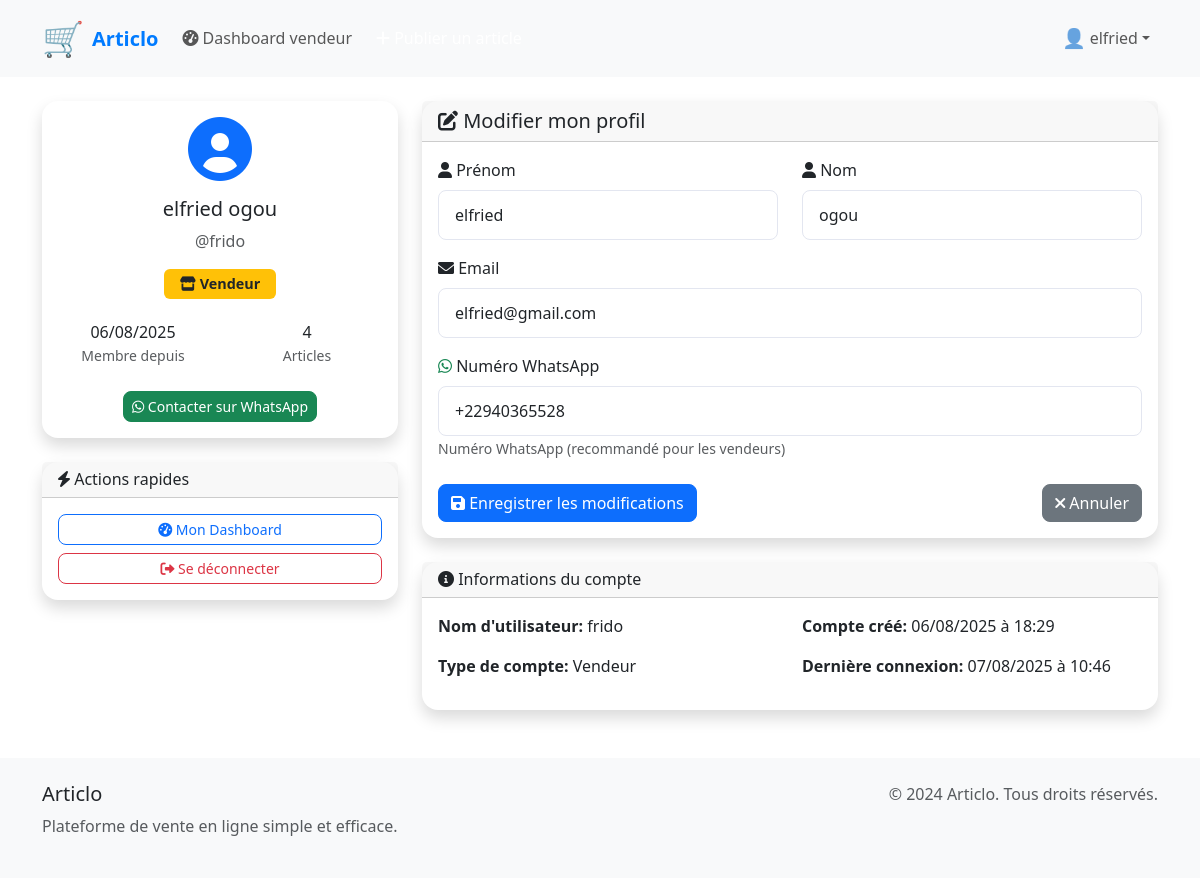
Before: /profile/ (signed in) with the older database file.
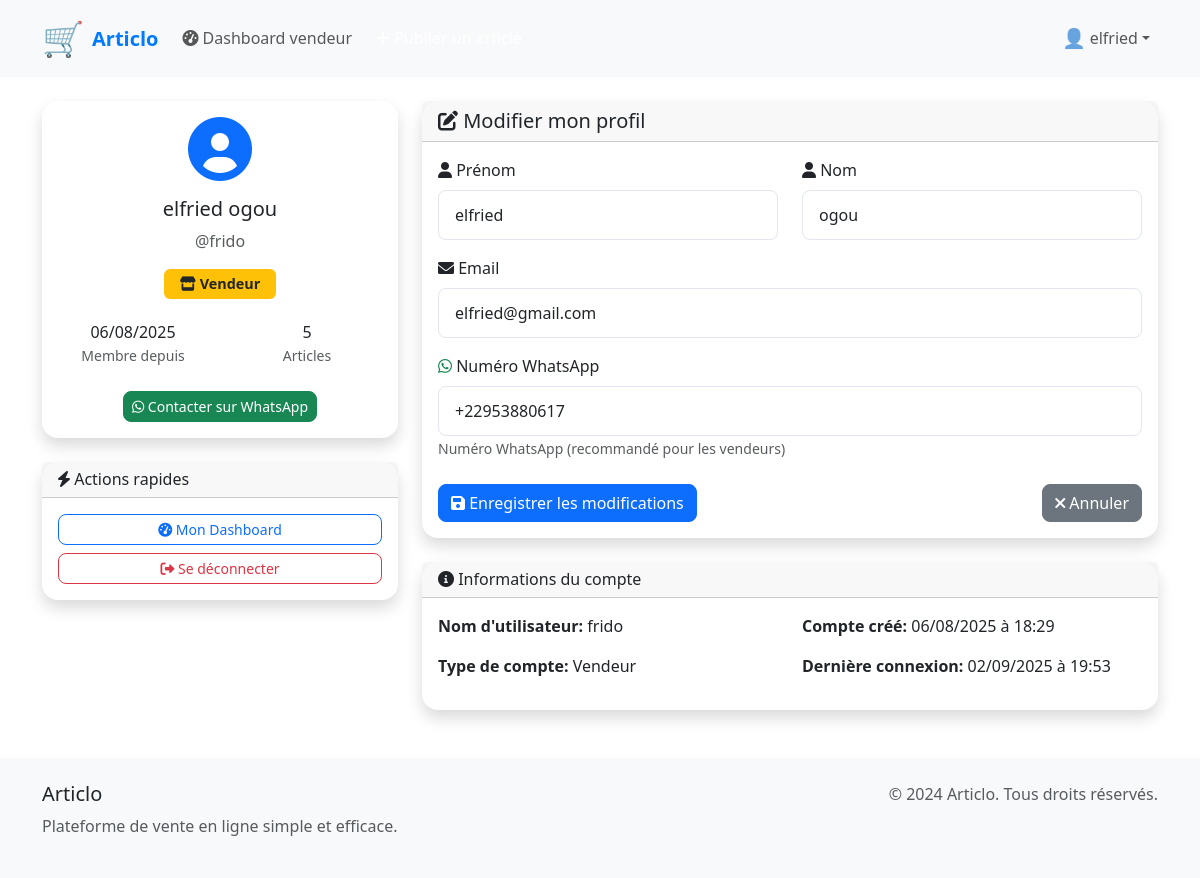
After: the same page with the newer database file.
### users/models.py (models this page shows, shortened)
class User(AbstractUser):
    ROLE_CHOICES = (
        ('admin', 'Administrateur'),
        ('seller', 'Vendeur'),
        ('client', 'Client'),
    )
    role = models.CharField(max_length=10, choices=ROLE_CHOICES, default='client')
    whatsapp_number = models.CharField(max_length=20, blank=True, null=True, help_text="Numéro WhatsApp pour les vendeurs")
    groups = models.ManyToManyField(
        'auth.Group',
        verbose_name='groups',
        blank=True,
        help_text='The groups this user belongs to.',
        related_name='custom_user_set',
        related_query_name='custom_user',
    )
    user_permissions = models.ManyToManyField(
        'auth.Permission',
        verbose_name='user permissions',
        blank=True,
        help_text='Specific permissions for this user.',
        related_name='custom_user_set',
        related_query_name='custom_user',
    )

### users/views.py (the view)
# urls.py: path('profile/', profile_view, name='profile'),
@login_required
def profile_view(request):
    if request.method == 'POST':
        form = UserProfileForm(request.POST, instance=request.user)
        if form.is_valid():
            form.save()
            messages.success(request, 'Votre profil a été mis à jour avec succès !')
            return redirect('users:profile')
    else:
        form = UserProfileForm(instance=request.user)
    context = {
        'form': form,
        'user': request.user
    }
    return render(request, 'users/profile.html', context)

### users/forms.py
class UserProfileForm(forms.ModelForm):
    class Meta:
        model = User
        fields = ('first_name', 'last_name', 'email', 'whatsapp_number')
        widgets = {
            'first_name': forms.TextInput(attrs={
                'class': 'form-control',
                'placeholder': 'Votre prénom'
            }),
            'last_name': forms.TextInput(attrs={
                'class': 'form-control',
                'placeholder': 'Votre nom'
            }),
            'email': forms.EmailInput(attrs={
                'class': 'form-control',
                'placeholder': 'Votre email'
            }),
            'whatsapp_number': forms.TextInput(attrs={
                'class': 'form-control',
                'placeholder': '+33123456789'
            }),
        }
    def __init__(self, *args, **kwargs):
        super().__init__(*args, **kwargs)
        self.fields['whatsapp_number'].help_text = "Numéro WhatsApp (recommandé pour les vendeurs)"

### users/templates/users/profile.html (shortened to what the changed rows need)
{% extends 'base.html' %}
{% block content %}
<div class="container mt-4">
    <div class="row">
        <div class="col-md-4">
            <div class="card shadow mb-4">
                <div class="card-body text-center">
                    <div class="mb-3">
                        <i class="fas fa-user-circle text-primary" style="font-size: 4rem;"></i>
                    </div>
                    <h5 class="card-title">{{ user.first_name }} {{ user.last_name }}</h5>
                    <p class="text-muted">@{{ user.username }}</p>
                    <div class="badge-container mb-3">
                        {% if user.role == 'seller' %}
                            <span class="badge bg-warning text-dark">
                            </span>
                        {% elif user.role == 'admin' %}
                            <span class="badge bg-danger">
                                <i class="fas fa-crown"></i> Administrateur
                            </span>
                        {% else %}
                            <span class="badge bg-primary">
                                <i class="fas fa-shopping-cart"></i> Client
                            </span>
                        {% endif %}
                    </div>
                    <div class="user-stats">
                        <div class="row text-center">
                            <div class="col-6">
                                <div class="stat-item">
                                    <h6 class="mb-0">{{ user.date_joined|date:"d/m/Y" }}</h6>
                                    <small class="text-muted">Membre depuis</small>
                                </div>
                            </div>
                            <div class="col-6">
                                <div class="stat-item">
                                    {% if user.role == 'seller' %}
                                        <h6 class="mb-0">{{ user.articles.count }}</h6>
                                        <small class="text-muted">Article{{ user.articles.count|pluralize }}</small>
                                    {% else %}
                                        <h6 class="mb-0">{{ user.last_login|date:"d/m/Y" }}</h6>
                                        <small class="text-muted">Dernière connexion</small>
                                    {% endif %}
                                </div>
                            </div>
                        </div>
                    </div>
                    {% if user.whatsapp_number %}
                        <div class="mt-3">
                            <a href="https://wa.me/{{ user.whatsapp_number }}"
                               target="_blank"
                               class="btn btn-success btn-sm">
                            </a>
                        </div>
                    {% endif %}
                </div>
            </div>
        </div>
        <div class="col-md-8">
            <div class="card shadow">
                <div class="card-body">
                    <form method="post">
                        <div class="row">
                            <div class="col-md-6">
                                <div class="form-group mb-3">
                                    <label for="{{ form.first_name.id_for_label }}" class="form-label">
                                        <i class="fas fa-user"></i> Prénom
                                    </label>
                                    {{ form.first_name }}
                                </div>
                            </div>
                            <div class="col-md-6">
                                <div class="form-group mb-3">
                                    <label for="{{ form.last_name.id_for_label }}" class="form-label">
                                        <i class="fas fa-user"></i> Nom
                                    </label>
                                    {{ form.last_name }}
                                </div>
                            </div>
                        </div>
                        <div class="form-group mb-3">
                            <label for="{{ form.email.id_for_label }}" class="form-label">
                                <i class="fas fa-envelope"></i> Email
                            </label>
                            {{ form.email }}
                        </div>
                        <div class="form-group mb-4">
                            <label for="{{ form.whatsapp_number.id_for_label }}" class="form-label">
                                <i class="fab fa-whatsapp text-success"></i> Numéro WhatsApp
                            </label>
                            {{ form.whatsapp_number }}
                            <small class="text-muted">{{ form.whatsapp_number.help_text }}</small>
                        </div>
                    </form>
                </div>
            </div>
            <div class="card shadow mt-4">
                <div class="card-body">
                    <div class="row">
                        <div class="col-md-6">
                            <p><strong>Nom d'utilisateur:</strong> {{ user.username }}</p>
                            <p><strong>Type de compte:</strong> {{ user.get_role_display }}</p>
                        </div>
                        <div class="col-md-6">
                            <p><strong>Compte créé:</strong> {{ user.date_joined|date:"d/m/Y à H:i" }}</p>
                            <p><strong>Dernière connexion:</strong> {{ user.last_login|date:"d/m/Y à H:i"|default:"Jamais" }}</p>
                        </div>
                    </div>
                </div>
            </div>
        </div>
    </div>
</div>
{% endblock %}
{% block extra_css %}
<link rel="stylesheet" href="https://cdnjs.cloudflare.com/ajax/libs/font-awesome/6.0.0/css/all.min.css">
{% endblock %}

### templates/base.html (shortened to what this page needs)
<!DOCTYPE html>
<html lang="fr">
<head>
    <link href="https://cdn.jsdelivr.net/npm/bootstrap@5.3.0/dist/css/bootstrap.min.css" rel="stylesheet">
    {% block extra_css %}{% endblock %}
</head>
<body>
    <nav class="navbar navbar-expand-lg navbar-light bg-light">
        <div class="container">
            <a class="navbar-brand d-flex align-items-center" href="{% url 'home' %}">
                <span style="font-size:1.7em;">🛒</span>
                <span class="ms-2" style="font-weight:bold; color:#007bff;">Articlo</span>
            </a>
            <div class="collapse navbar-collapse" id="navbarNav">
                <ul class="navbar-nav me-auto">
                    {% if user.is_authenticated and user.role == 'seller' %}
                        <li class="nav-item">
                            <a class="nav-link" href="{% url 'seller_dashboard' %}"><i class="fas fa-tachometer-alt"></i> Dashboard vendeur</a>
                        </li>
                        <li class="nav-item">
                            <a class="nav-link btn btn-success text-white ms-2" href="{% url 'articles:create' %}"><i class="fas fa-plus"></i> Publier un article</a>
                        </li>
                    {% endif %}
                </ul>
                <ul class="navbar-nav">
                    {% if user.is_authenticated %}
                        <li class="nav-item dropdown">
                            <a class="nav-link dropdown-toggle d-flex align-items-center" href="#" id="navbarDropdown" role="button" data-bs-toggle="dropdown">
                                <span style="font-size:1.2em;">👤</span>
                                <span class="ms-1">{{ user.first_name|default:user.username }}</span>
                            </a>
                        </li>
                    {% endif %}
                </ul>
            </div>
        </div>
    </nav>
    <main>
        {% block content %}
        {% endblock %}
    </main>
    <footer class="py-4 mt-5">
        <div class="container">
            <div class="row">
                <div class="col-md-6">
                    <h5>Articlo</h5>
                    <p class="text-muted">Plateforme de vente en ligne simple et efficace.</p>
                </div>
                <div class="col-md-6 text-md-end">
                    <p class="text-muted">&copy; 2024 Articlo. Tous droits réservés.</p>
                </div>
            </div>
        </div>
    </footer>
</body>
</html>

Changed rows visible on the page:
changed User "elfried": articles.count "4" → "5"; whatsapp_number "+22940365528" → "+22953880617"; last_login "07/08/2025 à 10:46" → "02/09/2025 à 19:53"
